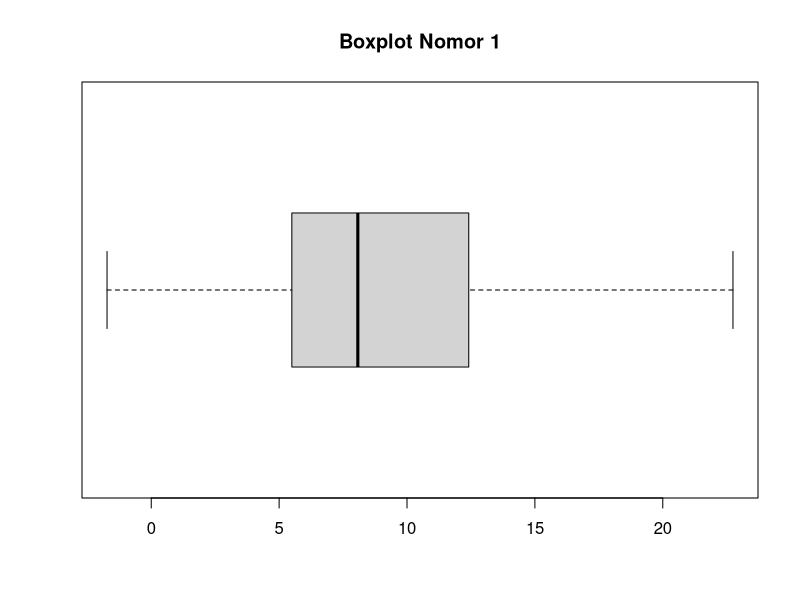
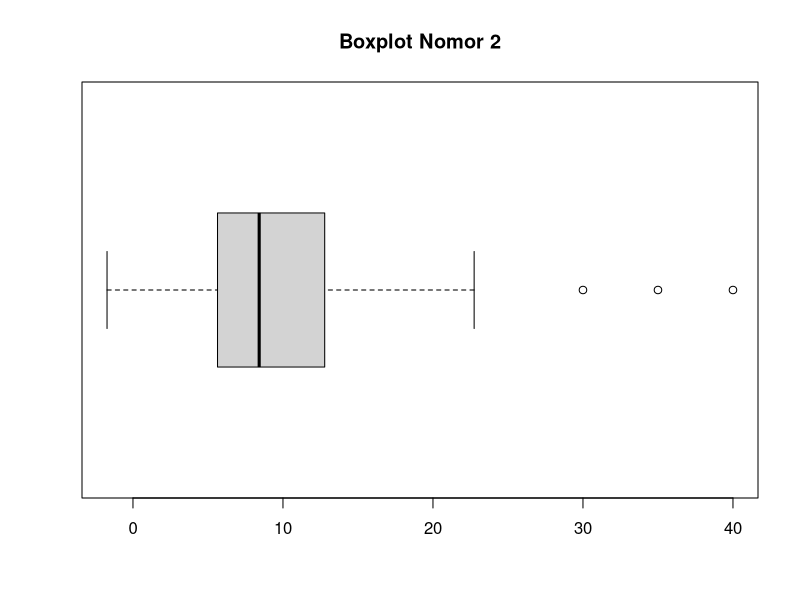
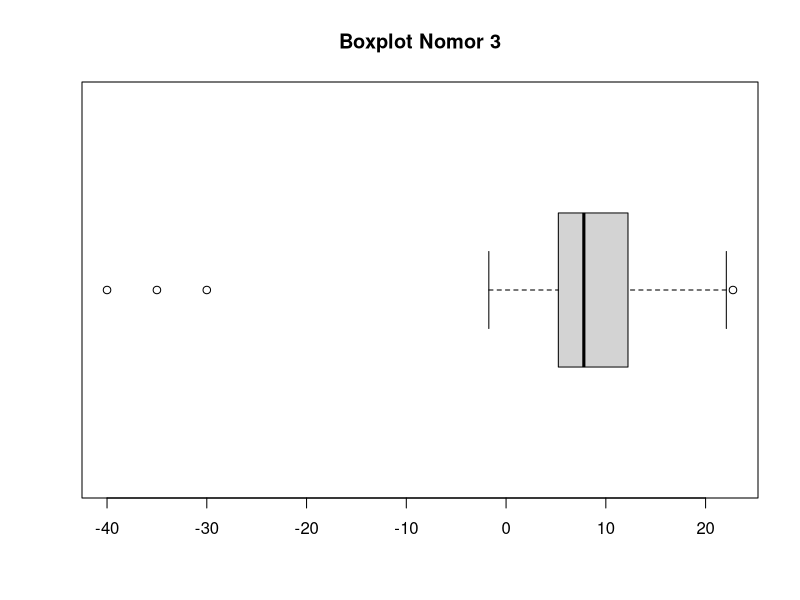
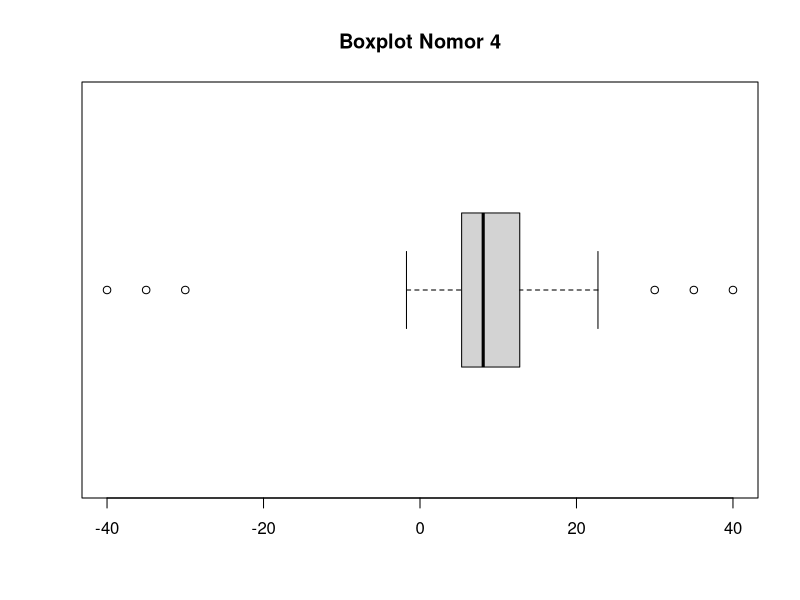
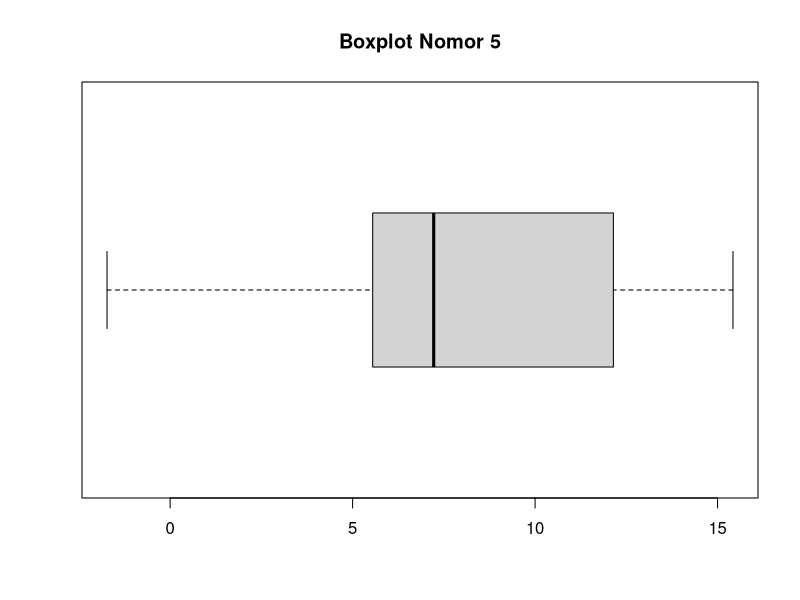

The R source for these figures, in order: (Note: this script raises an error after producing the figures.)
## ---- chunk 1
knitr::opts_chunk$set(echo = TRUE)
## ---- chunk 2
set.seed(1234)
data_100_1 <- rnorm(100,mean=10,sd=5)
data_100_1
## ---- chunk 3
boxplot(data_100_1,horizontal = TRUE,
        main="Boxplot Nomor 1")
## ---- chunk 4
summary(data_100_1)
## ---- chunk 5
set.seed(1234)
data_100_2 <- c(data_100_1,30,35,40)
data_100_2
## ---- chunk 6
boxplot(data_100_2,horizontal=TRUE,
        main="Boxplot Nomor 2")
## ---- chunk 7
summary(data_100_2)
## ---- chunk 8
set.seed(1234)
data_100_3 <- c(data_100_1,-30,-35,-40)
data_100_3
## ---- chunk 9
boxplot(data_100_3,
        horizontal = TRUE,
        main="Boxplot Nomor 3")
## ---- chunk 10
summary(data_100_3)
## ---- chunk 11
data_100_4 <- c(-30,-35,-40,data_100_1,30,35,40)
data_100_4
## ---- chunk 12
boxplot(data_100_4,main="Boxplot Nomor 4",horizontal = TRUE)
## ---- chunk 13
summary(data_100_4)
## ---- chunk 14
set.seed(1234)
data_10_5 <- rnorm(10,mean=10,sd=5)
data_10_5
## ---- chunk 15
boxplot(data_10_5,main="Boxplot Nomor 5",horizontal = TRUE)
## ---- chunk 16
summary(data_100_5)
## ---- chunk 17
data_10_6 <- c(data_10_5,30,35)
data_10_6
## ---- chunk 18
boxplot(data_10_6,main="Boxplot Nomor 6",horizontal=TRUE)
## ---- chunk 19
summary(data_10_6)
## ---- chunk 20
data_10_7 <- c(-30,-35,data_10_5)
data_10_7
## ---- chunk 21
boxplot(data_10_7,horizontal = TRUE,main="Boxplot Nomor 7")
## ---- chunk 22
summary(data_10_7)
## ---- chunk 23
data_10_8 <- c(-30,-35,data_10_5,30,35)
data_10_8
## ---- chunk 24
boxplot(data_10_8)
## ---- chunk 25
summary(data_10_8)
## ---- chunk 26
library(openxlsx)
panjangkolom_100 <- c(length(data_100_1),length(data_100_2),
                      length(data_100_3),length(data_100_4))
data_100_li <- list( data_100_1 = data_100_1,data_100_2 = data_100_2,
                  data_100_3 = data_100_3,data_100_4 = data_100_4)

max_panjangkolom_100 <- max(panjangkolom_100)

for(i in names(data_100_li)){
  if(length(data_100_li[[i]]) < max_panjangkolom_100){
    data_100_li[[i]] <- c(data_100_li[[i]] , 
                          rep(NA,max_panjangkolom_100 - length(data_100_li[[i]])))
  }
}

data_100 <- data.frame(data_100_li)
data_100
## ---- chunk 27
library(openxlsx)
panjangkolom_10 <- c(length(data_10_5),length(data_10_6),
                      length(data_10_7),length(data_10_8))
data_10_li <- list(data_10_5 = data_10_5,data_10_6 = data_10_6,
                  data_10_7 = data_10_7,data_10_8 = data_10_8)

max_panjangkolom_10 <- max(panjangkolom_10)

for(i in names(data_10_li)){
  if(length(data_10_li[[i]]) < max_panjangkolom_10){
    data_10_li[[i]] <- c(data_10_li[[i]] ,
                         rep(NA,max_panjangkolom_10 - length(data_10_li[[i]])))
  }
}

data_10 <- data.frame(data_10_li)
data_10
## ---- chunk 28
dataset_names <- list('Data_banyaknya_100' = data_100, 'Data_banyaknya_10' = data_10)
write.xlsx(dataset_names, file = 'G64190069_Rizal Mujahiddan.xlsx')
